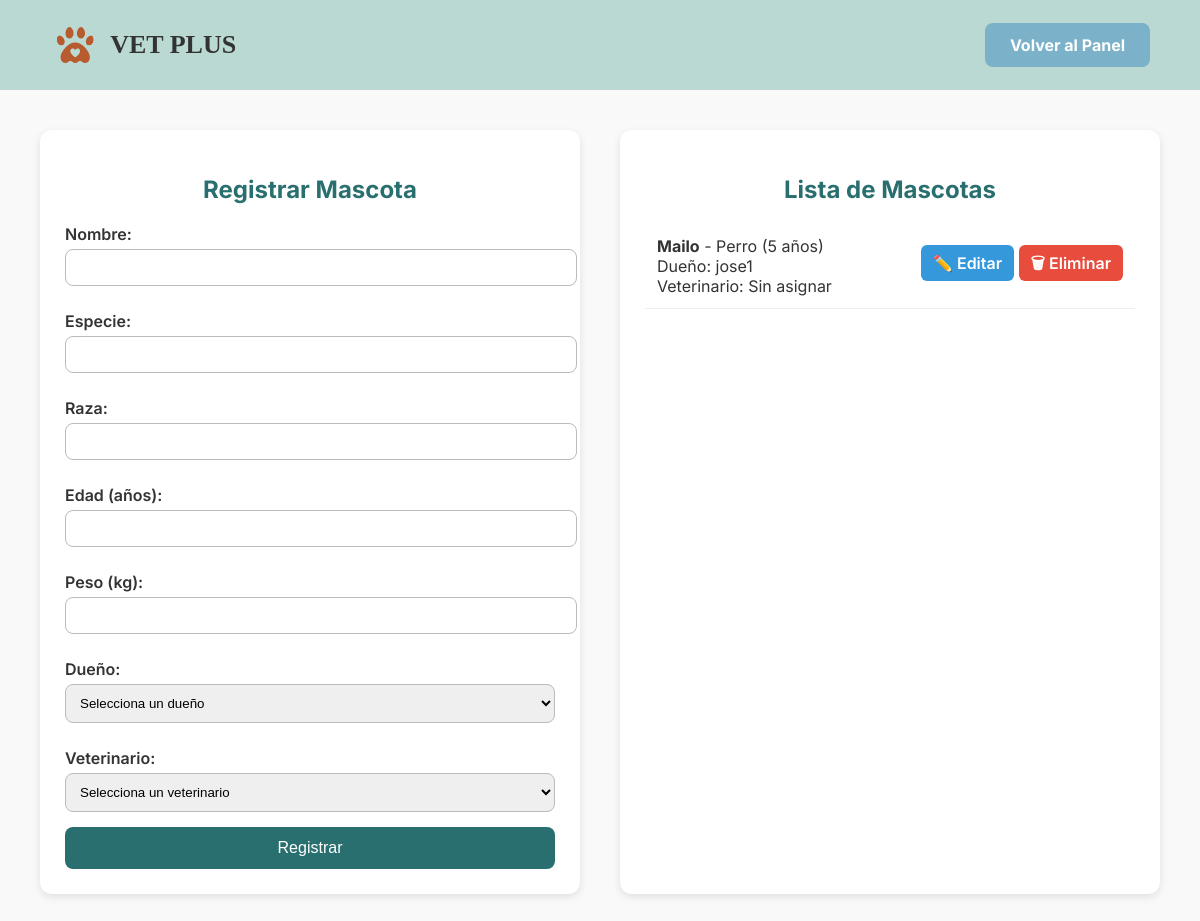
The app's page /admin/pets/manage (signed in) with its own data.
### vetplus/models.py (models this page shows)
class Pet(db.Model):
    id = db.Column(db.Integer, primary_key = True)
    name = db.Column(db.String(100), nullable = False)
    species = db.Column(db.String(50), nullable = False)
    breed = db.Column(db.String(50), nullable = False)
    age = db.Column(db.Integer, nullable = False)
    weight = db.Column(db.Float, nullable = False)
    owner_id = db.Column(db.Integer, db.ForeignKey("user.id", ondelete = "CASCADE"), nullable = False)
    veterinarians = db.relationship(
        "User",
        secondary = vet_pet,
        back_populates = "patients"
    )

class User(db.Model, UserMixin):
    id = db.Column(db.Integer, primary_key = True)
    username = db.Column(db.String(50), unique = True, nullable = False)
    password = db.Column(db.String(100), nullable = False)
    role = db.Column(db.String(20), nullable = False, default = "owner") # owner, vet, admin
    name = db.Column(db.String(50), nullable = False)
    email = db.Column(db.String(100), unique = True, nullable = False)
    phone = db.Column(db.String(20), nullable = False)
    address = db.Column(db.String(200), nullable = False)
    pets = db.relationship("Pet", backref = "owner", cascade = "all, delete-orphan")
    patients = db.relationship(
        "Pet",
        secondary = vet_pet,
        back_populates = "veterinarians"
    )

### vetplus/routes/admin_pets.py (the view, shortened to what this page needs)
@admin_pets_bp.route("/admin/pets/manage", methods = ["GET", "POST"])
@login_required
def manage_pets():
    admin_required()
    pets = Pet.query.all()
    owners = User.query.filter_by(role = "owner").all()
    vets = User.query.filter_by(role = "vet").all()
    return render_template("admin/pets/manage_pets.html", pets = pets, owners = owners, vets = vets)

### vetplus/models.py (called while the page is built)
@login_manager.user_loader
def load_user(user_id):
    return User.query.get(int(user_id))

### vetplus/utils.py (called while the page is built)
def admin_required():
    if not current_user.is_authenticated or current_user.role != "admin":
        abort(403)

### templates/admin/pets/manage_pets.html (shortened to what this page needs)
<!DOCTYPE html>
<html lang="es">
<head>
</head>
<body>
    <header>
        <div class="logo">
            <img src="{{ url_for('static', filename='img/logo.png') }}" alt="Logo Vetplus">
            <h1>VET PLUS</h1>
        </div>
        <a href="{{ url_for('main.dashboard') }}" class="btn">Volver al Panel</a>
    </header>
    <div class="container">
        <div class="form-section">
            <h2>Registrar Mascota</h2>
            <form action="{{ url_for('admin_pets.manage_pets') }}" method="POST">
                <label for="name">Nombre:</label>
                <input type="text" name="name" required>
                <label for="species">Especie:</label>
                <input type="text" name="species" required>
                <label for="breed">Raza:</label>
                <input type="text" name="breed">
                <label for="age">Edad (años):</label>
                <input type="number" name="age" required>
                <label for="weight">Peso (kg):</label>
                <input type="number" step="0.1" name="weight">
                <label for="owner_id">Dueño:</label>
                <select name="owner_id" required>
                    <option value="" disabled selected>Selecciona un dueño</option>
                </select>
                <label for="vet_id">Veterinario:</label>
                <select name="vet_id" required>
                    <option value="" disabled selected>Selecciona un veterinario</option>
                </select>
                <button type="submit">Registrar</button>
            </form>
        </div>
        <div class="list-section">
            <h2>Lista de Mascotas</h2>
            {% for pet in pets %}
            <div class="pet-item">
                <div>
                    <strong>{{ pet.name }}</strong> - {{ pet.species }} ({{ pet.age }} años)
                    <br> Dueño: {{ pet.owner.username if pet.owner else "Sin asignar" }}
                    <br> Veterinario: {{ pet.vet.username if pet.vet else "Sin asignar" }}
                </div>
                <div class="pet-actions">
                    <a href="{{ url_for('admin_pets.edit_pet', pet_id=pet.id) }}" class="btn-edit">✏️ Editar</a>
                    <a href="{{ url_for('admin_pets.delete_pet', pet_id=pet.id) }}" class="btn-delete">🗑 Eliminar</a>
                </div>
            </div>
            {% endfor %}
        </div>
    </div>
</body>
</html>

### templates/admin/pets/manage_pets.html (style rules this page uses)
body { margin: 0; font-family: 'Inter', sans-serif; background: #f9f9f9; color: #333; }
header { display: flex; justify-content: space-between; align-items: center; padding: 20px 50px; background-color: #b9d9d2; }
.logo { display: flex; align-items: center; gap: 10px; }
.logo img { height: 50px; }
.logo h1 { font-family: 'Just Me Again Down Here', cursive; font-size: 26px; margin: 0; }
.btn { background: #7bb1c9; border: none; padding: 12px 25px; font-size: 16px; font-weight: bold; border-radius: 8px; cursor: pointer; color: #fff; transition: transform 0.2s ease, background 0.3s ease; text-decoration: none; }
.container { display: flex; gap: 40px; padding: 40px; }
.form-section, .list-section { background: #fff; padding: 25px; border-radius: 12px; flex: 1; box-shadow: 0 3px 8px rgba(0, 0, 0, 0.1); }
h2 { text-align: center; color: #2a6f6f; margin-bottom: 20px; }
form label { display: block; margin: 10px 0 5px; font-weight: 600; }
form input, form select { width: 100%; padding: 10px; border: 1px solid #bbb; border-radius: 8px; margin-bottom: 15px; }
form button { width: 100%; padding: 12px; border: none; border-radius: 8px; background: #2a6f6f; color: #fff; font-size: 16px; cursor: pointer; }
.pet-item { display: flex; justify-content: space-between; align-items: center; padding: 12px; border-bottom: 1px solid #eee; }
.pet-actions a { padding: 8px 12px; border-radius: 6px; text-decoration: none; font-weight: 600; }
.btn-edit { background: #3498db; color: #fff; }
.btn-delete { background: #e74c3c; color: #fff; }

### records on screen
Pet: name "Mailo", species "Perro", age "5", owner "jose1", vet "Sin asignar"
